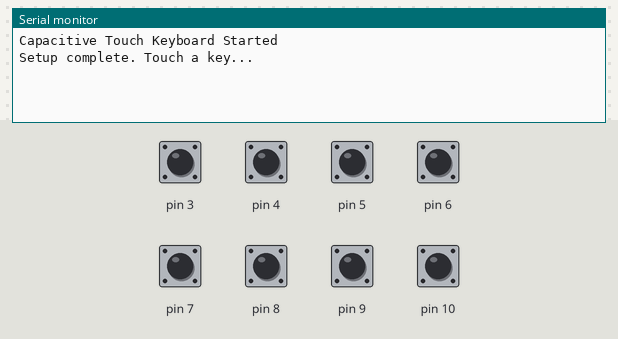
Recording of a sketch running on a simulated Arduino Uno, built with avr-gcc and run on an emulated ATmega328P. Parts: the last lines printed to the serial monitor. The inputs (shaded band) are chosen by the test bench; at power-on: pin 3–10 HIGH.

Above: at 1.2 s.
1.3 s: pin 3 pulled LOW for 0.15 s
At 1.8 s:
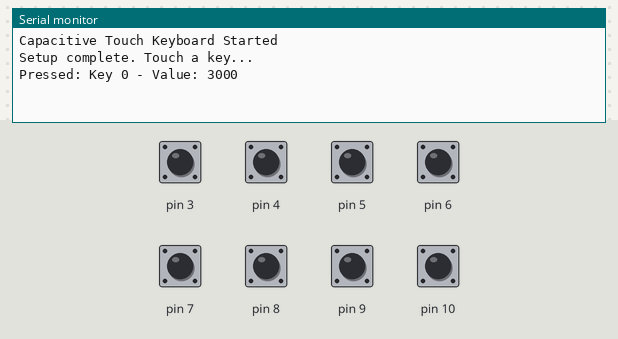
2.9 s: pin 4 pulled LOW for 0.15 s
At 3.7 s:
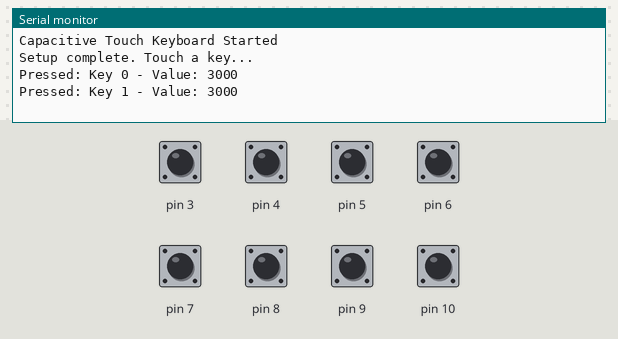
4.5 s: pin 5 pulled LOW for 0.15 s
At 5.7 s:
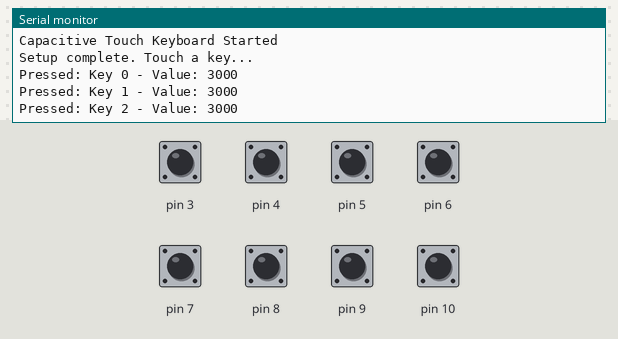
6.1 s: pin 6 pulled LOW for 0.15 s
At 7.4 s:
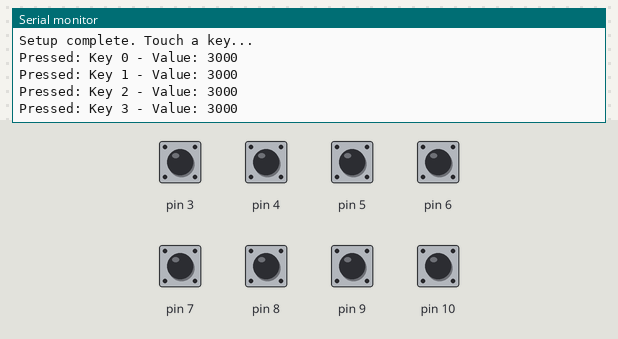
7.7 s: pin 7 pulled LOW for 0.15 s
At 8.3 s:
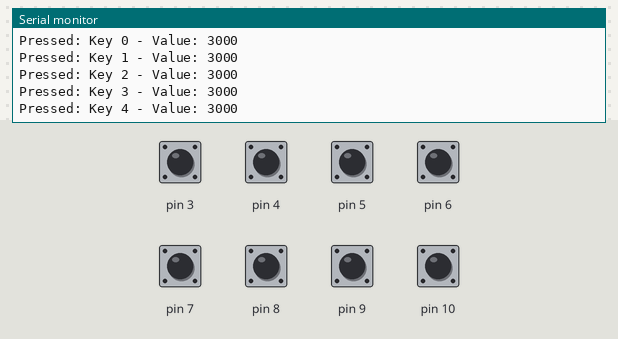
9.3 s: pin 8 pulled LOW for 0.15 s
At 10.2 s:
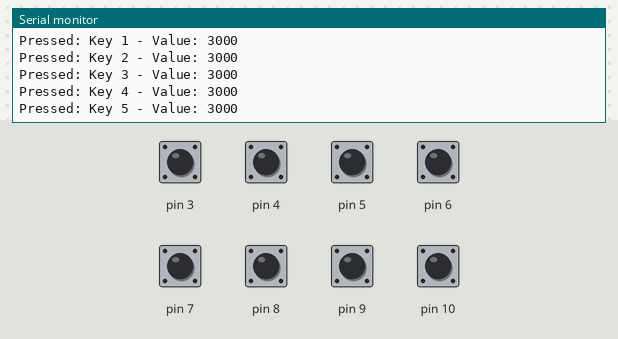
Timing chart, 0 to 11.9 s (numbered marks = the images above; inputs shaded):
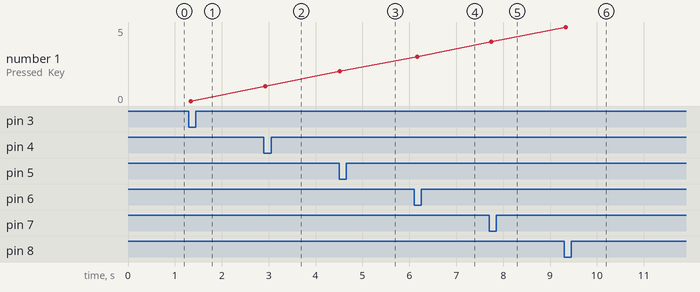

The sketch:

CapSensePiano.ino
```cpp
/*
  Capacitive-Touch Arduino Keyboard
*/

#include <CapacitiveSensor.h>

#define COMMON_PIN      2
#define NUM_OF_SAMPLES  20
#define CAP_THRESHOLD   100
#define NUM_OF_KEYS     8

#define CS(Y) CapacitiveSensor(COMMON_PIN, Y)

const char* keyNames[] = {
  "Key 0", "Key 1", "Key 2", "Key 3",
  "Key 4", "Key 5", "Key 6", "Key 7"
};

int thresholds[] = {
  CAP_THRESHOLD, CAP_THRESHOLD, CAP_THRESHOLD, CAP_THRESHOLD,
  CAP_THRESHOLD, CAP_THRESHOLD, CAP_THRESHOLD, CAP_THRESHOLD
};

CapacitiveSensor keys[] = {
  CS(3), CS(4), CS(5), CS(6),
  CS(7), CS(8), CS(9), CS(10)
};

int lastPressedKey = -1;

void setup() {
  Serial.begin(9600);
  Serial.println("Capacitive Touch Keyboard Started");

  for (int i = 0; i < NUM_OF_KEYS; ++i) {
    keys[i].set_CS_AutocaL_Millis(0xFFFFFFFF);
  }

  Serial.println("Setup complete. Touch a key...");
}

void loop() {
  int strongestKey = -1;
  long strongestValue = 0;

  for (int i = 0; i < NUM_OF_KEYS; ++i) {
    long sensorValue = keys[i].capacitiveSensor(NUM_OF_SAMPLES);

    if (sensorValue > thresholds[i] && sensorValue > strongestValue) {
      strongestValue = sensorValue;
      strongestKey = i;
    }
  }

  if (strongestKey != -1 && strongestKey != lastPressedKey) {
    Serial.print("Pressed: ");
    Serial.print(keyNames[strongestKey]);
    Serial.print(" - Value: ");
    Serial.println(strongestValue);
  }

  lastPressedKey = strongestKey;

  delay(50);
}
```

Measured:
- after the input at 1.3 s, the serial monitor: prints a new line at once (image 1)
- after the input at 2.9 s, the serial monitor: prints a new line at once (image 2)
- after the input at 4.5 s, the serial monitor: prints a new line at once (image 3)
- after the input at 6.1 s, the serial monitor: prints a new line after 0.06 s (image 4)
- after the input at 7.7 s, the serial monitor: prints a new line after 0.05 s (image 5)
- after the input at 9.3 s, the serial monitor: prints a new line at once (image 6)
- plotted number 1: 0 → 1 after the input at 2.9 s, 1 → 2 after the input at 4.5 s, 2 → 3 after the input at 6.1 s, 3 → 4 after the input at 7.7 s, 4 → 5 after the input at 9.3 s
